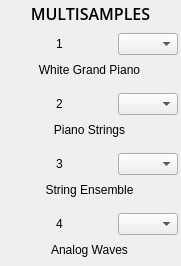
       <widget class="QFrame" name="SamplesFrame">
        <property name="maximumSize">
         <size>
          <width>181</width>
          <height>16777215</height>
         </size>
        </property>
        <property name="styleSheet">
         <string notr="true"/>
        </property>
        <layout class="QGridLayout" name="gridLayout_5">
         <property name="sizeConstraint">
          <enum>QLayout::SetMinimumSize</enum>
         </property>
         <property name="leftMargin">
          <number>0</number>
         </property>
         <property name="topMargin">
          <number>1</number>
         </property>
         <property name="rightMargin">
          <number>0</number>
         </property>
         <property name="bottomMargin">
          <number>0</number>
         </property>
         <property name="horizontalSpacing">
          <number>0</number>
         </property>
         <property name="verticalSpacing">
          <number>6</number>
         </property>
         <item row="0" column="0">
          <widget class="QFrame" name="framMultiSample">
           <property name="minimumSize">
            <size>
             <width>0</width>
             <height>25</height>
            </size>
           </property>
           <property name="maximumSize">
            <size>
             <width>16777215</width>
             <height>25</height>
            </size>
           </property>
           <property name="font">
            <font>
             <family>Open Sans</family>
             <pointsize>14</pointsize>
             <weight>68</weight>
             <bold>true</bold>
            </font>
           </property>
           <property name="styleSheet">
            <string notr="true"/>
           </property>
           <property name="frameShape">
            <enum>QFrame::NoFrame</enum>
           </property>
           <layout class="QHBoxLayout" name="horizontalLayout">
            <property name="leftMargin">
             <number>0</number>
            </property>
            <property name="topMargin">
             <number>0</number>
            </property>
            <property name="rightMargin">
             <number>0</number>
            </property>
            <property name="bottomMargin">
             <number>0</number>
            </property>
            <item>
             <spacer name="horizontalSpacer_2">
              <property name="font">
               <font>
                <family>Open Sans</family>
                <pointsize>14</pointsize>
                <weight>68</weight>
                <bold>true</bold>
               </font>
              </property>
              <property name="orientation">
               <enum>Qt::Horizontal</enum>
              </property>
              <property name="sizeHint" stdset="0">
               <size>
                <width>40</width>
                <height>20</height>
               </size>
              </property>
             </spacer>
            </item>
            <item>
             <widget class="QLabel" name="lbSection2">
              <property name="minimumSize">
               <size>
                <width>165</width>
                <height>24</height>
               </size>
              </property>
              <property name="maximumSize">
               <size>
                <width>165</width>
                <height>24</height>
               </size>
              </property>
              <property name="font">
               <font>
                <family>Open Sans</family>
                <pointsize>12</pointsize>
                <weight>68</weight>
                <bold>true</bold>
               </font>
              </property>
              <property name="styleSheet">
               <string notr="true"/>
              </property>
              <property name="text">
               <string>MULTISAMPLES</string>
              </property>
              <property name="scaledContents">
               <bool>false</bool>
              </property>
              <property name="alignment">
               <set>Qt::AlignCenter</set>
              </property>
             </widget>
            </item>
            <item>
             <spacer name="horizontalSpacer_3">
              <property name="font">
               <font>
                <family>Open Sans</family>
                <pointsize>14</pointsize>
                <weight>68</weight>
                <bold>true</bold>
               </font>
              </property>
              <property name="orientation">
               <enum>Qt::Horizontal</enum>
              </property>
              <property name="sizeHint" stdset="0">
               <size>
                <width>40</width>
                <height>20</height>
               </size>
              </property>
             </spacer>
            </item>
           </layout>
          </widget>
         </item>
         <item row="5" column="0">
          <widget class="QFrame" name="frameSample3">
           <property name="minimumSize">
            <size>
             <width>179</width>
             <height>54</height>
            </size>
           </property>
           <property name="maximumSize">
            <size>
             <width>179</width>
             <height>54</height>
            </size>
           </property>
           <property name="styleSheet">
            <string notr="true"/>
           </property>
           <layout class="QGridLayout" name="gridLayout_8">
            <property name="leftMargin">
             <number>1</number>
            </property>
            <property name="topMargin">
             <number>1</number>
            </property>
            <property name="rightMargin">
             <number>1</number>
            </property>
            <property name="bottomMargin">
             <number>1</number>
            </property>
            <property name="spacing">
             <number>0</number>
            </property>
            <item row="0" column="0">
             <widget class="QLabel" name="lbSampleNb3">
              <property name="styleSheet">
               <string notr="true"/>
              </property>
              <property name="text">
               <string>3</string>
              </property>
              <property name="alignment">
               <set>Qt::AlignCenter</set>
              </property>
             </widget>
            </item>
            <item row="1" column="0" colspan="2">
             <widget class="QLabel" name="lbSampleName3">
              <property name="styleSheet">
               <string notr="true"/>
              </property>
              <property name="text">
               <string>String Ensemble</string>
              </property>
              <property name="alignment">
               <set>Qt::AlignCenter</set>
              </property>
             </widget>
            </item>
            <item row="0" column="1">
             <widget class="QComboBox" name="cbEffectLink3">
              <property name="maximumSize">
               <size>
                <width>60</width>
                <height>16777215</height>
               </size>
              </property>
              <property name="maxVisibleItems">
               <number>3</number>
              </property>
             </widget>
            </item>
           </layout>
          </widget>
         </item>
         <item row="4" column="0">
          <widget class="QFrame" name="frameSample2">
           <property name="minimumSize">
            <size>
             <width>179</width>
             <height>54</height>
            </size>
           </property>
           <property name="maximumSize">
            <size>
             <width>179</width>
             <height>54</height>
            </size>
           </property>
           <property name="styleSheet">
            <string notr="true"/>
           </property>
           <layout class="QGridLayout" name="gridLayout_6">
            <property name="leftMargin">
             <number>1</number>
            </property>
            <property name="topMargin">
             <number>1</number>
            </property>
            <property name="rightMargin">
             <number>1</number>
            </property>
            <property name="bottomMargin">
             <number>1</number>
            </property>
            <property name="spacing">
             <number>0</number>
            </property>
            <item row="0" column="0">
             <widget class="QLabel" name="lbSampleNb2">
              <property name="styleSheet">
               <string notr="true"/>
              </property>
              <property name="text">
               <string>2</string>
              </property>
              <property name="alignment">
               <set>Qt::AlignCenter</set>
              </property>
             </widget>
            </item>
            <item row="1" column="0" colspan="2">
             <widget class="QLabel" name="lbSampleName2">
              <property name="styleSheet">
               <string notr="true"/>
              </property>
              <property name="text">
               <string>Piano Strings</string>
              </property>
              <property name="alignment">
               <set>Qt::AlignCenter</set>
              </property>
             </widget>
            </item>
            <item row="0" column="1">
             <widget class="QComboBox" name="cbEffectLink2">
              <property name="maximumSize">
               <size>
                <width>60</width>
                <height>16777215</height>
               </size>
              </property>
              <property name="maxVisibleItems">
               <number>3</number>
              </property>
             </widget>
            </item>
           </layout>
          </widget>
         </item>
         <item row="1" column="0">
          <widget class="QFrame" name="frameSample1">
           <property name="minimumSize">
            <size>
             <width>179</width>
             <height>54</height>
            </size>
           </property>
           <property name="maximumSize">
            <size>
             <width>179</width>
             <height>54</height>
            </size>
           </property>
           <property name="styleSheet">
            <string notr="true"/>
           </property>
           <layout class="QGridLayout" name="gridLayout_4">
            <property name="leftMargin">
             <number>1</number>
            </property>
            <property name="topMargin">
             <number>1</number>
            </property>
            <property name="rightMargin">
             <number>1</number>
            </property>
            <property name="bottomMargin">
             <number>1</number>
            </property>
            <property name="spacing">
             <number>0</number>
            </property>
            <item row="0" column="0">
             <widget class="QLabel" name="lbSampleNb1">
              <property name="styleSheet">
               <string notr="true"/>
              </property>
              <property name="text">
               <string>1</string>
              </property>
              <property name="alignment">
               <set>Qt::AlignCenter</set>
              </property>
             </widget>
            </item>
            <item row="1" column="0" colspan="2">
             <widget class="QLabel" name="lbSampleName1">
              <property name="styleSheet">
               <string notr="true"/>
              </property>
              <property name="text">
               <string>White Grand Piano</string>
              </property>
              <property name="alignment">
               <set>Qt::AlignCenter</set>
              </property>
             </widget>
            </item>
            <item row="0" column="1">
             <widget class="QComboBox" name="cbEffectLink1">
              <property name="maximumSize">
               <size>
                <width>60</width>
                <height>16777215</height>
               </size>
              </property>
              <property name="maxVisibleItems">
               <number>3</number>
              </property>
             </widget>
            </item>
           </layout>
          </widget>
         </item>
         <item row="6" column="0">
          <widget class="QFrame" name="frameSample4">
           <property name="minimumSize">
            <size>
             <width>179</width>
             <height>54</height>
            </size>
           </property>
           <property name="maximumSize">
            <size>
             <width>179</width>
             <height>54</height>
            </size>
           </property>
           <property name="styleSheet">
            <string notr="true"/>
           </property>
           <layout class="QGridLayout" name="gridLayout_9">
            <property name="leftMargin">
             <number>1</number>
            </property>
            <property name="topMargin">
             <number>1</number>
            </property>
            <property name="rightMargin">
             <number>1</number>
            </property>
            <property name="bottomMargin">
             <number>1</number>
            </property>
            <property name="spacing">
             <number>0</number>
            </property>
            <item row="0" column="0">
             <widget class="QLabel" name="lbSampleNb4">
              <property name="styleSheet">
               <string notr="true"/>
              </property>
              <property name="text">
               <string>4</string>
              </property>
              <property name="alignment">
               <set>Qt::AlignCenter</set>
              </property>
             </widget>
            </item>
            <item row="1" column="0" colspan="2">
             <widget class="QLabel" name="lbSampleName4">
              <property name="styleSheet">
               <string notr="true"/>
              </property>
              <property name="text">
               <string>Analog Waves</string>
              </property>
              <property name="alignment">
               <set>Qt::AlignCenter</set>
              </property>
             </widget>
            </item>
            <item row="0" column="1">
             <widget class="QComboBox" name="cbEffectLink4">
              <property name="maximumSize">
               <size>
                <width>60</width>
                <height>16777215</height>
               </size>
              </property>
              <property name="maxVisibleItems">
               <number>3</number>
              </property>
             </widget>
            </item>
           </layout>
          </widget>
         </item>
        </layout>
       </widget>
